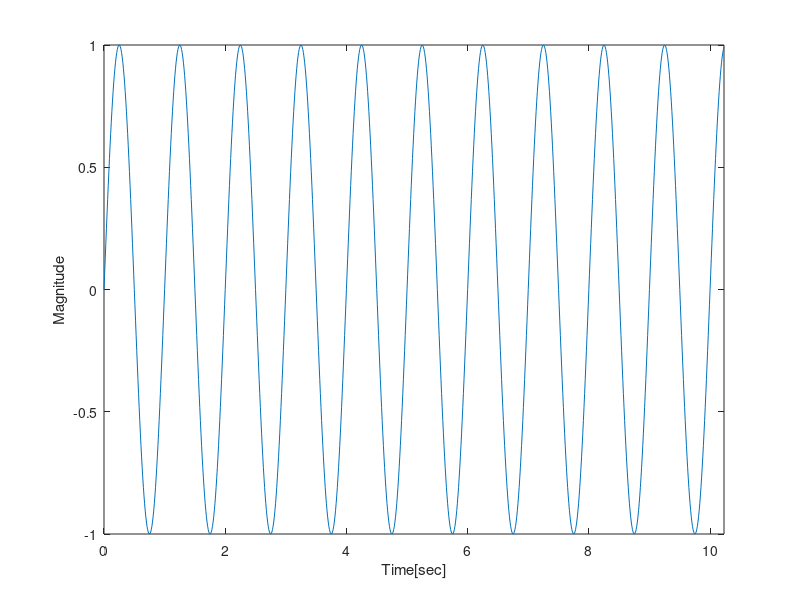

MATLAB code to generate this figure:
n=1024;dt=0.01;
t=(1:n)*dt-dt;
omega=2*pi*1;% [Hz]
y=sin(omega*t);
plot(t,y);
xlabel('Time[sec]');
ylabel('Magnitude');
axis([0 t(end) -1 1]);
